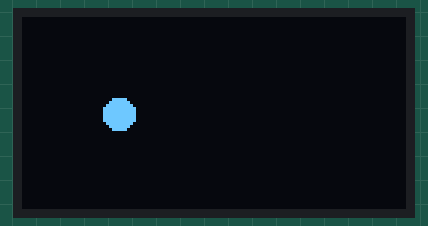
Simulated run of this program. Board: ESP8266 (NodeMCU). Parts: 128×64 one-colour display.

Above: at 0.21 s.
At 5.02 s:
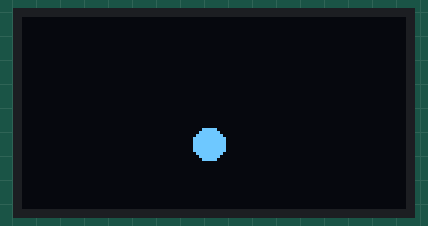
At 9.83 s:
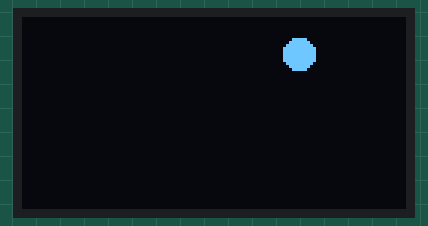
At 19.77 s:
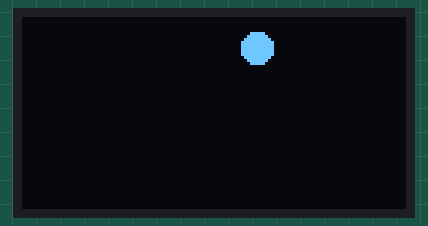
At 29.7 s:
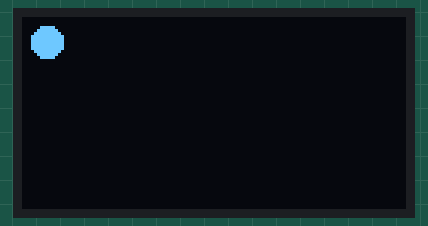
At 39.64 s:
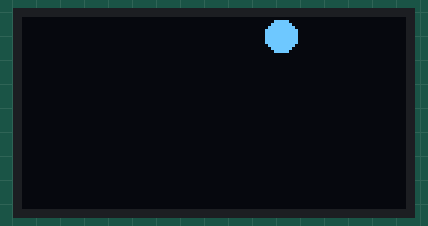

The program:

main.cpp
```cpp
#include <Wire.h>
#include <Adafruit_GFX.h>
#include <Adafruit_SSD1306.h>

#define SCREEN_WIDTH 128
#define SCREEN_HEIGHT 64

#define OLED_RESET -1


Adafruit_SSD1306 display(SCREEN_WIDTH, SCREEN_HEIGHT, &Wire, OLED_RESET);

//Ball properties
int ballX = 32;
int ballY = 32;
int ballSpeedX = 2;
int ballSpeedY = 2;
int ballRadius = 5;

void setup()
{
  Wire.begin(14, 12); // SDA, SCL pins for ESP8266
  // Initialize OLED
  if(!display.begin(SSD1306_SWITCHCAPVCC, 0x3C)) {
    for(;;);
  }

  display.clearDisplay();
}

void loop()
{
  display.clearDisplay(); // 1. Clear the frame

  // 2. Draw the figure (a filled circle)
  display.fillCircle(ballX, ballY, ballRadius, SSD1306_WHITE);

  // 3. Push to screen
  display.display();

  // 4. Logic: Update position for the next frame
  ballX += ballSpeedX;
  ballY += ballSpeedY;

  // Bounce logic for walls
  if(ballX + ballRadius >= SCREEN_WIDTH || ballX - ballRadius <= 0) {
    ballSpeedX = -ballSpeedX;
  }
  if(ballY + ballRadius >= SCREEN_HEIGHT || ballY - ballRadius <= 0) {
    ballSpeedY = -ballSpeedY;
  }

  delay(10); // Adjust for speed
}
```
